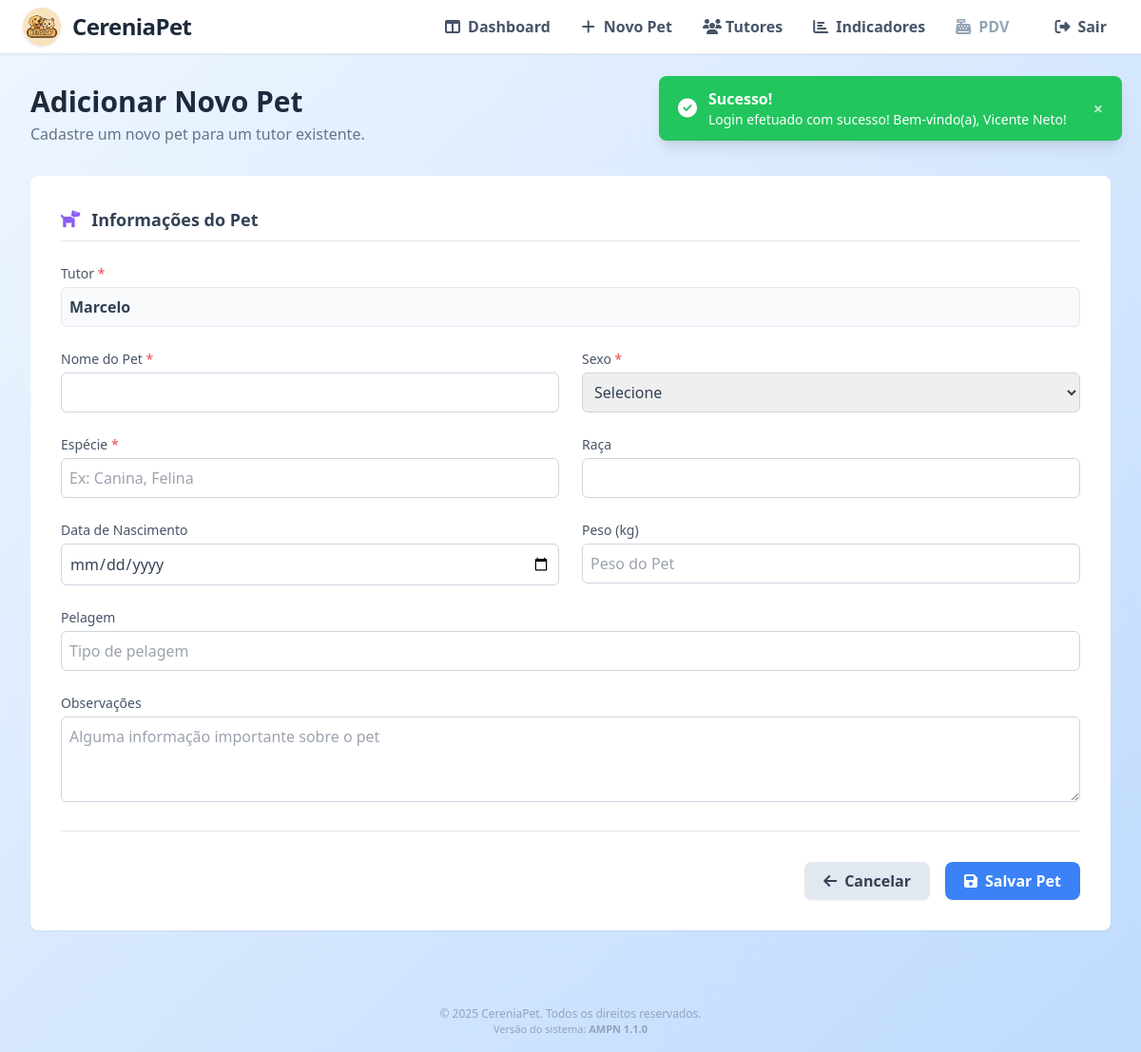
Page /pets/adicionar_pet.php?tutor_id=8 (signed in) on the earlier database version.
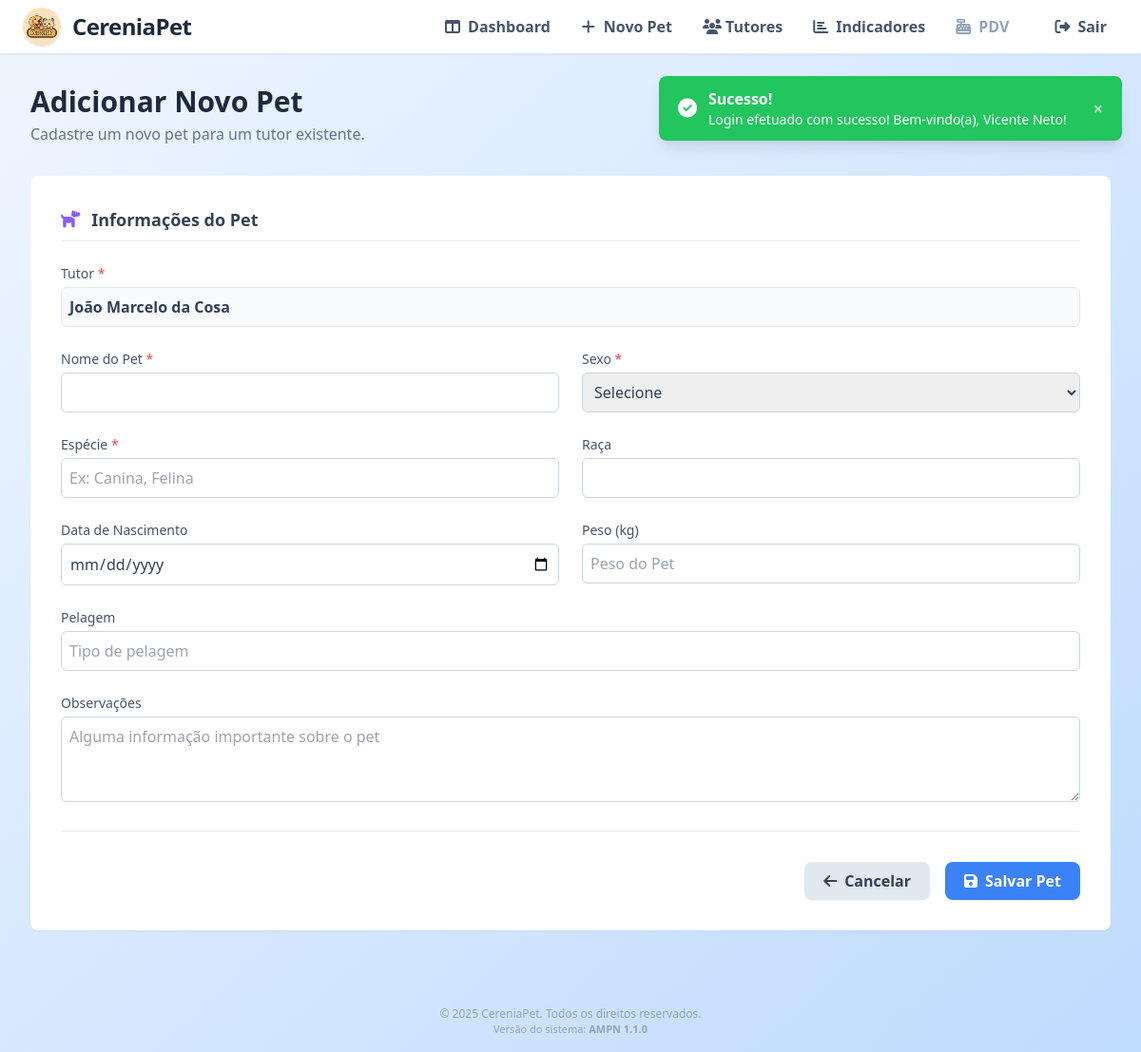
Same page on the later database version.
### tables this page shows
CREATE TABLE `tutores` (
  `id` int(11) NOT NULL,
  `nome` varchar(100) NOT NULL,
  `email` varchar(100) NOT NULL,
  `telefone` varchar(20) NOT NULL,
  `atualizado_em` timestamp NULL DEFAULT NULL ON UPDATE current_timestamp(),
  `cep` varchar(9) DEFAULT NULL,
  `rua` varchar(100) DEFAULT NULL,
  `numero` varchar(10) DEFAULT NULL,
  `bairro` varchar(60) DEFAULT NULL,
  `cidade` varchar(60) DEFAULT NULL,
  `uf` varchar(2) DEFAULT NULL
);

### pets/adicionar_pet.php (the view, shortened to what the changed rows need)
<?php
include "../config/config.php";
$tutor_id_get = isset($_GET['tutor_id']) ? intval($_GET['tutor_id']) : null;
$tutor = null;
if ($tutor_id_get) {
    $stmt = $pdo->prepare("SELECT id, nome FROM tutores WHERE id = ?");
    $stmt->execute([$tutor_id_get]);
    $tutor = $stmt->fetch(PDO::FETCH_ASSOC);
}
?>
<!DOCTYPE html>
<html lang="pt-BR">
<head>
    <link rel="stylesheet" href="https://cdnjs.cloudflare.com/ajax/libs/font-awesome/6.5.0/css/all.min.css">
    <script src="https://cdn.tailwindcss.com"></script>
</head>
<body class="min-h-screen bg-gradient-to-br from-blue-50 to-blue-200 flex flex-col">
    <main class="flex-1 w-full p-4 md:p-6 lg:p-8">
        <div class="mb-8 animate-fade-in">
            <h1 class="text-3xl font-bold text-slate-800">Adicionar Novo Pet</h1>
        </div>
        <div class="bg-white p-6 md:p-8 rounded-lg shadow-sm animate-fade-in">
            <form method="POST" class="space-y-6">
                <div class="mb-4">
                    <label class="block text-sm font-medium text-slate-600 mb-1">Tutor <span class="text-red-500">*</span></label>
                    <?php if ($tutor): ?>
                        <div class="w-full p-2 border border-slate-200 bg-slate-50 rounded-md text-slate-700 font-semibold">
                            <?= htmlspecialchars($tutor['nome']) ?>
                        </div>
                    <?php endif; ?>
                </div>
            </form>
        </div>
    </main>
</body>
</html>

Differences in the rows shown:
changed tutores: nome "Marcelo" → "João Marcelo da Cosa"
